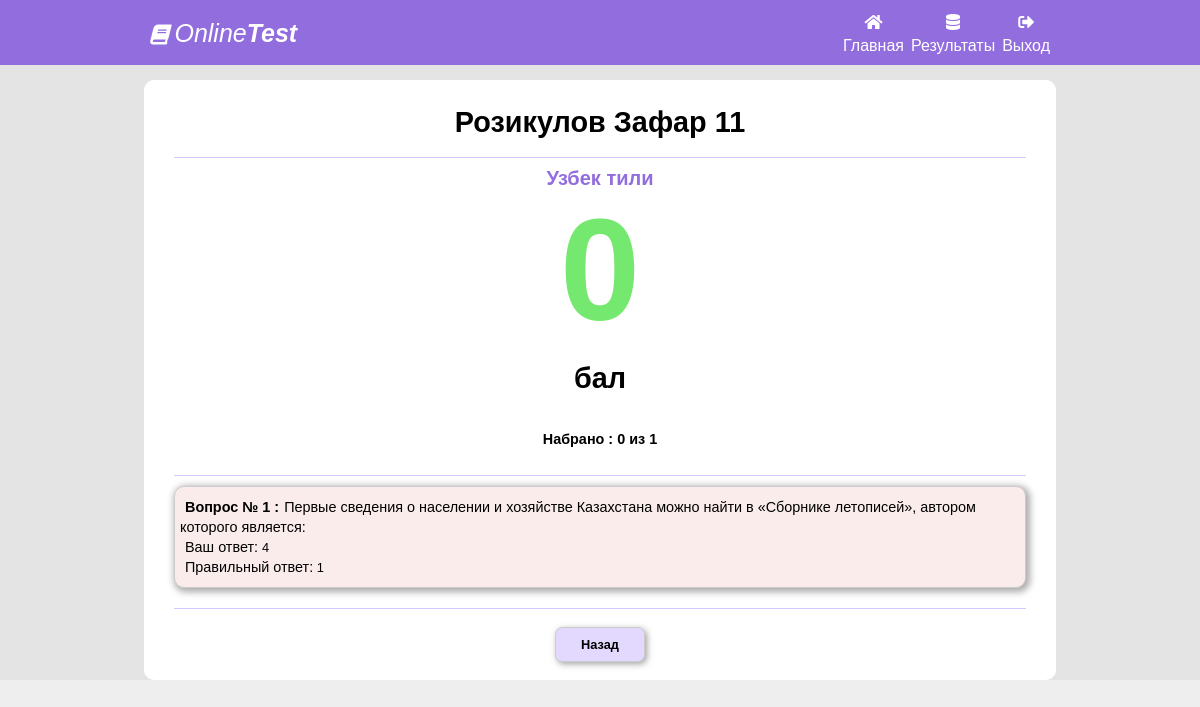
The page /analize/4 (signed in) on the database its author committed.
### main/models.py (models this page shows, shortened)
class UserTestItem(models.Model):
    title = models.CharField(max_length=200, blank=True)
    test = models.ForeignKey(Test, on_delete=models.CASCADE, default="")
    user = models.ForeignKey(User, on_delete=models.CASCADE, default="")
    start_date = models.DateTimeField()
    stop_date = models.DateTimeField()
    ball = models.IntegerField(default=0)
    count_question = models.IntegerField(default=0)
    true_question = models.IntegerField(default=0)
    questions = models.CharField(max_length=300, default='', blank=True)

class User(models.Model):
    first_name = models.CharField(max_length=300)
    last_name = models.CharField(max_length=300)
    iin = models.CharField(max_length=300, null=True)
    parol = models.CharField(max_length=300, null=True)
    valid_till = models.DateTimeField(max_length=300, null=True)
    clas = models.ForeignKey(Class, on_delete=models.CASCADE)
    ball = models.IntegerField(default=0)
    rating = models.IntegerField(default=0)

class Class(models.Model):
    title = models.CharField(max_length=300)

class Test(models.Model):
    title = models.CharField(max_length=300, blank=True, default="")
    subject = models.ForeignKey(Subject, on_delete=models.CASCADE)
    clas = models.ForeignKey(Class, on_delete=models.CASCADE)
    start_time = models.DateTimeField()
    stop_time = models.DateTimeField()
    limit = models.IntegerField(default=40)
    description = models.TextField()

class UserTestItemVariant(models.Model):
    user_test_item = models.ForeignKey(UserTestItem, on_delete=models.CASCADE)
    test_item = models.ForeignKey(TestItem, on_delete=models.CASCADE)
    user_variant = models.IntegerField(default=0)
    correct_variant = models.IntegerField(default=0)
    ball = models.IntegerField(default=0)

class TestItem(models.Model):
    test = models.ForeignKey(Test, on_delete=models.CASCADE)
    question = models.TextField()
    answer_1 = models.TextField()
    answer_2 = models.TextField()
    answer_3 = models.TextField()
    answer_4 = models.TextField()
    answer_5 = models.TextField()
    correct_answer = models.IntegerField()

### main/views.py (the view)
# urls.py: path('analize/<int:test_id>', analizeHandler),
def analizeHandler(request, test_id):
    test_info = None
    test_id = test_id
    test_user_item_variants = []
    if not request.user.is_authenticated:
        tests = []
        current_user = request.session.get('user_id', None)
        if current_user:
            current_user = User.objects.get(id=int(current_user))
            if current_user:
                test_info = UserTestItem.objects.filter(user__id=int(current_user.id)).filter(id=test_id)
                if test_info:
                    test_info = test_info[0]
    else:
        test_info = UserTestItem.objects.get(id=test_id)
    if test_info:
        test_user_item_variants = UserTestItemVariant.objects.filter(user_test_item__id = test_id)
    return render(request, 'analize.html', {'test_user_item_variants':test_user_item_variants, 'test_info':test_info})

### templates/analize.html (shortened to what this page needs)
<!DOCTYPE html>
<html>
<head>
	<link rel="stylesheet" type="text/css" href="/static/style2.css">
	<link rel="stylesheet" href="https://use.fontawesome.com/releases/v5.6.1/css/all.css"
>
</head>
<body>
<div class="body">
<div class="nav">
	<div class="nav-bar">
	<div class="head-left" style="font-style:italic;">
		<i class="fa fa-book" style="font-style:italic; font-size:20px;"></i>	Online<b>Test</b>
	</div>
	<div class="head-right">
		<div class="alla">
			<a href="/" class="nav-link">
				<i class="fas fa-home"></i>
				<span>Главная</span>
			</a>
		</div>
		<div class="alla">
			<a href="/results" class="nav-link">
				<i class="fas fa-database"></i>
				<span>Результаты</span>
			</a>
		</div>
		<div class="alla">
			<a href="/davay" class="nav-link">
				<i class="fas fa-sign-out-alt"></i>
				<span>Выход</span>
			</a>
		</div>
	</div>
	</div>
</div>
<div class="container">
	<div class="left-container"><br>
		{% if test_info %}
		<h1>{{ test_info.user.last_name }} {{ test_info.user.first_name }} {{ test_info.user.clas.title }}</h1>
		<hr class="hr-2">
		<center class="subject-1">
			{{ test_info.test.title }}
		</center>
		<div class="ball">
			{{ test_info.ball }}<br>
			<h1>бал</h1>
		</div>
		<br>
		<div class="count" style="text-align: center;margin: 0">Набрано : {{ test_info.ball }} из {{ test_info.count_question }}</div>
		<br>
		<hr class="hr-2">
		{% for ti in test_user_item_variants %}
		<div class="answer-list {% if ti.user_variant == ti.correct_variant %} bg-gren {% else %} bg-red {% endif %} ">
			<span class="question-1">Вопрос № {{ forloop.counter }} :</span><span class="question-2">{{ ti.test_item.question }}</span><br>
			{% if ti.user_variant != ti.correct_variant %}
			<span class="question-2">Ваш ответ: </span>
			{% if ti.user_variant == 4 %} {{ ti.test_item.answer_4 }} {% endif %}
			<br>
			<span class="question-2">Правильный ответ:</span>
			{% if ti.correct_variant == 1 %} {{ ti.test_item.answer_1 }} {% endif %}
			<br>
			{% endif %}
		</div>
		{% endfor %}
		<hr class="hr-2">
		<div class="nav-button">
			<a style="text-decoration:none;" href="/results"><input type="button" id="prev" class="input-button" name="prev-button" value="Назад"></a>
		</div><br>
		{% endif %}
	</div>
</div>
</div>
</body>
</html>

### static/style2.css (style rules this page uses)
body , a , li , div , p , span , ul { margin: 0 auto; padding: 0px; user-select: none; }
a { text-decoration:none; }
.body { background-color: #d5d5d566; }
.nav a { top:-10px; color:#fff; font-size:16px; display:grid; }
.nav-bar { width: 75%; }
.alla { display:inline-block; }
.head-left { display:inline-block; margin-top: 8px; }
.head-right { display:inline-block; float: right; text-align: center; margin-top: 4px; }
.nav { width: 100%; line-height:2; font-size: 25px; color: white; height: 65px; background-color: #926dde; }
.nav-link { position:relative; }
.container { margin-right: 30px; margin-top: 15px; margin-left: 30px; }
.left-container { width: 80%; background-color: white; border-radius: 10px ; }
.left-container h1 { font-family: "Segoe UI Semilight",Tahoma,Helvetica,Sans-Serif; color: #000; text-align: center; font-size: 1.8rem; font-style: normal; padding: 0 0 0; line-height: 100%; margin: 10px 30px 20px 30px; }
.hr-2 { border:none; height: 1px; margin:10px 30px 10px 30px; background-color: #d4c8fe; }
input { -webkit-writing-mode: horizontal-tb !important; text-rendering: auto; color: -internal-light-dark(black, white); letter-spacing: normal; word-spacing: normal; text-transform: none; text-indent: 0px; text-shadow: none; display: inline-block; text-align: start; appearance: textfield; background-color: -internal-light-dark(rgb(255, 255, 255), rgb(59, 59, 59)); -webkit-rtl-ordering: logical; cursor: text; margin: 0em; font: 400 13.3333px Arial; padding: 1px 2px; border-width: 2px; border-style: inset; border-color: -internal-light-dark(rgb(118, 118, 118), rgb(133, 133, 133)); border-image: initial; background-color: initial; cursor: default; appearance: auto; box-sizing: border-box; margin: 0 0 10px 30px; padding: initial; border: initial; }
.nav-button { float: inherit; text-align: center; }
.input-button { text-align: center; border: 1px solid #ccc; border-radius: 7px; font-family: "Segoe UI Regular",Tahoma,Helvetica,Sans-Serif; border-radius: 7px; color: #000; padding: 6px; font-size: 18px; background: #e3d9fe; width: 150px; margin-right: 0; display: block; cursor: pointer; -moz-transition: all .1s 10ms ease-in; -o-transition: all .1s 10ms ease-in; -webkit-transition: all .1s 10ms ease-in; -webkit-box-shadow: 2px 2px 6px 0 rgb(133 133 133 / 77%); -moz-box-shadow: 2px 2px 6px 0 rgba(133,133,133,.77); box-shadow: 2px 2px 6px 0 rgb(133 133 133 / 77%); }
#prev , #next { display: inline; padding: 7px; width: auto; min-width: 90px; margin: 8px 5px 0; font-weight: 600; font-size: 0.8rem; line-height: 1.2rem; }
.count { margin: 0 0 10px 30px; font-weight: 600; font-size: 0.9rem; }
body { background-color: #d5d5d566; font-family: sans-serif; font-weight: 100; }
.bg-red { background-color: #fbecec; }
.answer-list { padding: 10px 5px; margin:0 30px 20px 30px; font-size: 0.8rem; border: 1px solid #ccc; -webkit-border-radius: 10px; -moz-border-radius: 10px; border-radius: 10px; -webkit-box-shadow: 2px 2px 7px 2px rgb(171 169 171); -moz-box-shadow: 2px 2px 7px 2px rgba(171,169,171,1); box-shadow: 2px 2px 7px 2px rgb(171 169 171); }
.subject-1 { color: #926dde; font-size: 20px; line-height: 20px; font-weight: 600; }
.fas { color:#fff; font-size:16px; }
.question-1 { color: #000; line-height: 20px; font-size: 0.9rem; font-weight: 600; margin: 10px 0 5px; margin: 0 0 20px 5px; }
.question-2 { color: #000; line-height: 20px; font-size: 0.9rem; margin: 10px 0 5px; margin: 0 0 20px 5px; }
.ball { text-align: center; font-weight: 600; font-size: 9rem; color: #75e96f; }

### rows shown on the page
UserTestItem: user.last_name "Розикулов", user.first_name "Зафар", user.clas "11", test "Узбек тили", ball "0", count_question "1"
UserTestItemVariant: test_item.question "Первые сведения о населении и хозяйстве Казахстана можно найти в «Сборнике летописей», автором которого является:", test_item.answer_4 "4", test_item.answer_1 "1"
